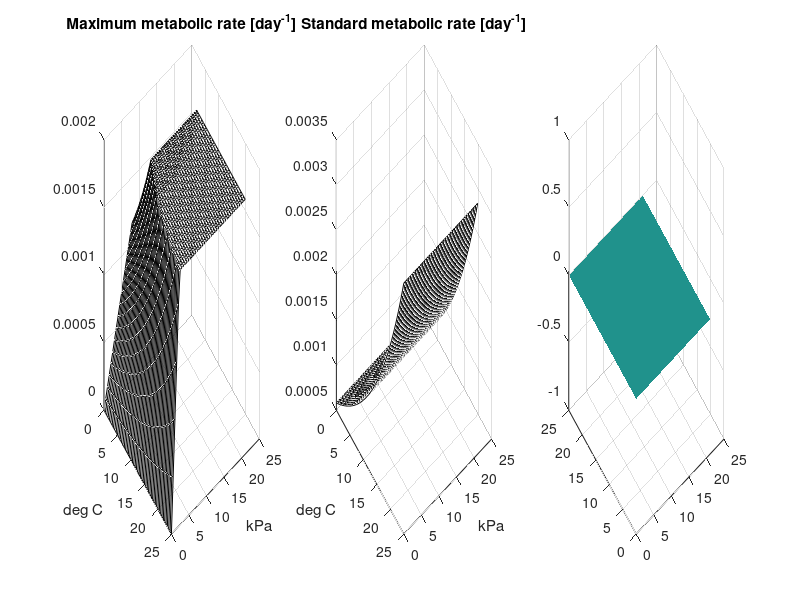

This figure's MATLAB source: (Note: this script raises an error after producing the figure.)
t = 0:0.5:25; % [degree C] temperature
Cw = 0:0.5:21; % [kPa] Oxygen partial pressure in the water
[O,T] = meshgrid(Cw,t); % [kPa - degree C] Mesh with the values of both points at each node


%% For oxygen regulators
Wc = 6.41; % [gC] Weight of the organism in gC
Q10 = 2;
T0 = 6; % [degree C] Temperature at which we calculated t0 and M0
Tmax = 7; % [degree C] Temperature at which we reached the maximum MMR of fish
pcrit = @(t) 4; % [kPa] Pcrit as a function of temperature, constant for now

t0 = 0.0014*Wc^(-0.25); % [day^-1] standard metabolic rate of fish at T0 degrees
m0 = 2*t0; % [day^-1] Maximum metabolic rate of fish at T0 degrees

S = @(t) t0*Q10.^((t-T0)/10); % standard metabolic rate
MMRmax = @(t) min(m0*Q10.^((t-T0)/10), m0*Q10.^((Tmax-T0)/10)) ; % [day^-1] higher bound of maximum metabolic rate at each T
M = @(t,o) min(S(t)./pcrit(t).*o,MMRmax(t));


MMR = M(T,O);
SMR = S(T);
MS = M(T,O) - S(T); % [day^-1] Metabolic scope at each possible point

for k = 1:size(t,2)
    p = min(Cw(MS(k,:)>0)); % min O2 where MS>0
%     pcrit(k) = p; %in case we need it
    if size(p,2)==1 %i.e. if it is not an empty thingy
        [~,index] = min(abs(Cw-p));
        MS(k,1:index) = linspace(-SMR(k),0,index);
    else
        MS(k,:) = -SMR(k);
    end
end



figure
subplot(131)
surf(Cw,t,max(0,MMR),'FaceColor','none')
xlabel('kPa')
ylabel('deg C')
set(gca,'ydir','reverse')
title('Maximum metabolic rate [day^-^1]')
hold on
% surf(Cw,t,zeros(size(Cw,2),size(t,2))','LineStyle','none')
hold off

subplot(132)
surf(Cw,t,SMR,'FaceColor','none')
xlabel('kPa')
ylabel('deg C')
set(gca,'ydir','reverse')
title('Standard metabolic rate [day^-^1]')

subplot(133)
surf(Cw,t,zeros(size(Cw,2),size(t,2))','LineStyle','none')
alpha 0.8
hold on
surf(Cw,t,MS,'FaceColor','none')
xlabel('kPa')
ylabel('deg C')
set(gca,'ydir','reverse')
title('Metabolic scope [day^-^1]')

%% For oxygen conformers

Wc = 4.53*10^-6; % [gC] Weight of the organism in gC
Q10 = 2;
T0 = 15; % [degree C] Temperature at which we calculated t0 and M0
Tmax = 15; % [degree C] Temperature at which we reached the maximum MMR of fish
pmin = 12.6; % [kPa] Pmin - Until which concentration can organisms maintain their standard metabolic rate

t0 = 0.0014*Wc^(-0.25); % [day^-1] standard metabolic rate of fish at T0 degrees
m0 = 2*t0; % [day^-1] Maximum metabolic rate of fish at T0 degrees

S = @(t,o) t0*Q10.^((t-T0)/10).*min(1,o/pmin); % standard metabolic rate
MMRmax = @(t) min(m0*Q10.^((t-T0)/10), m0*Q10.^((Tmax-T0)/10)) ; % [day^-1] higher bound of maximum metabolic rate at each T
M = @(t,o) min(1,o/pmin).*MMRmax(t);


MMR = M(T,O);
SMR = S(T,O);
MS = M(T,O) - S(T,O); % [day^-1] Metabolic scope at each possible point

for k = 1:size(t,2)
    p = min(Cw(MS(k,:)>0)); % min O2 where MS>0
%     pcrit(k) = p; %in case we need it
    if size(p,2)==1 %i.e. if it is not an empty thingy
        [~,index] = min(abs(Cw-p));
        MS(k,1:index) = linspace(-SMR(k),0,index);
    else
        MS(k,:) = -SMR(k);
    end
end



figure
subplot(131)
surf(Cw,t,max(0,MMR),'FaceColor','none')
xlabel('kPa')
ylabel('deg C')
set(gca,'ydir','reverse')
title('Maximum metabolic rate [day^-^1]')
hold on
% surf(Cw,t,zeros(size(Cw,2),size(t,2))','LineStyle','none')
hold off

subplot(132)
surf(Cw,t,SMR,'FaceColor','none')
xlabel('kPa')
ylabel('deg C')
set(gca,'ydir','reverse')
title('Standard metabolic rate [day^-^1]')

subplot(133)
surf(Cw,t,zeros(size(Cw,2),size(t,2))','LineStyle','none')
alpha 0.8
hold on
surf(Cw,t,MS,'FaceColor','none')
xlabel('kPa')
ylabel('deg C')
set(gca,'ydir','reverse')
title('Metabolic scope [day^-^1]')